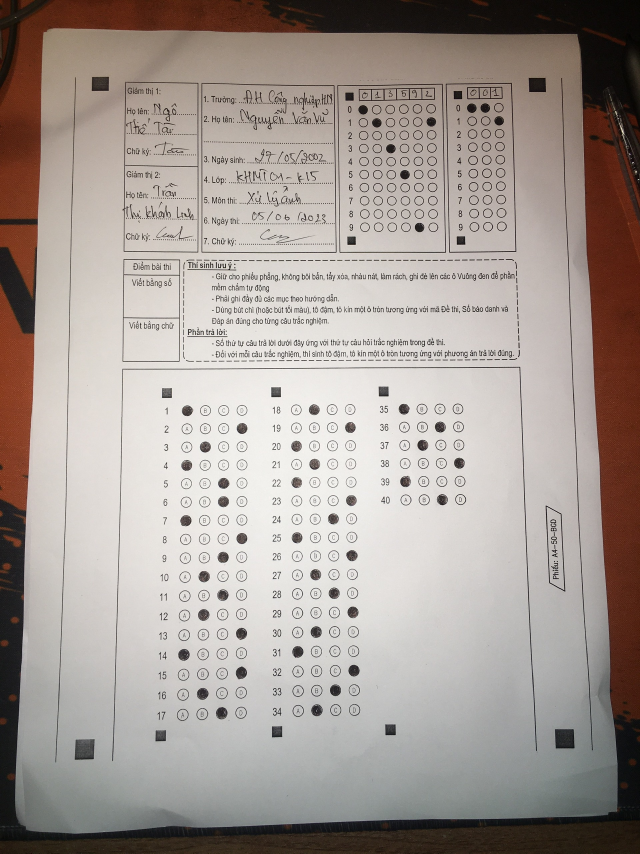
#> input picture dataset/IMAGE/001.jpg, 1920 x 2560 px, given in place of test.mp4, which was not available (shown at 1/3 size)
$ python main.py
#> lines starting #> are read from the running program, lines starting #| are printed output that depends on the picture; after the words box and inside, x2 and y2 are one past the last pixel; in counts of white or black regions, pixels touching at a corner belong together; pictures that were not available may be replaced by others from this repository, and a replacement may not be noted
import cv2
import numpy as np
import matplotlib.pyplot as plt
from lib.threshold import auto_threshold
from lib.morphological import change_brightness, erode, dilate

def nothing(x):
    pass


def initializeTrackbars(intialTracbarVals=0):
    cv2.namedWindow("Trackbars")
    cv2.resizeWindow("Trackbars", 360, 240)
    cv2.createTrackbar("Threshold1", "Trackbars", 200,255, nothing)
    cv2.createTrackbar("Threshold2", "Trackbars", 200, 255, nothing)

def valTrackbars():
    Threshold1 = cv2.getTrackbarPos("Threshold1", "Trackbars")
    Threshold2 = cv2.getTrackbarPos("Threshold2", "Trackbars")
    src = Threshold1,Threshold2
    return src

def tracking_white(image, origin=None):
    # temp = cv2.cvtColor(image,cv2.COLOR_GRAY2RGB)
    hsv = cv2.cvtColor(image, cv2.COLOR_BGR2HSV)
    sensitivity = 80
    lower_white = np.array([0,0,255-sensitivity])
    upper_white = np.array([255,sensitivity,255])
    mask = cv2.inRange(hsv, lower_white, upper_white)
    res = cv2.bitwise_and(image,image, mask= mask)
    return res


initializeTrackbars()

cap = cv2.VideoCapture("dataset\\IMAGE\\test\\test.mp4")

if (cap.isOpened()== False):
    print("Error opening video file")

width  = 500
height = 600
# print(width)
frame_width = int(width * 2)
frame_height = int(height)

size = (frame_width, frame_height)

# Below VideoWriter object will create
# a frame of above defined The output
# is stored in 'filename.avi' file.
result = cv2.VideoWriter('dataset\\IMAGE\\test\\output.mp4', -1, 30.0, size)

while 1:
    _, frame = cap.read()
#> frame is the input picture: shape (2560, 1920, 3); mean B, G, R 150.5, 156.3, 165.8

    if _ == True:
        image = frame.copy()
        # image = cv2.rotate(image, cv2.ROTATE_90_CLOCKWISE)
        image = cv2.resize(image, (width, height))
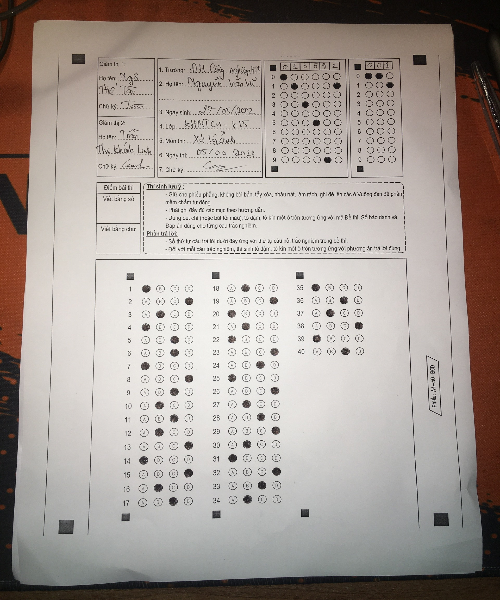
#> image: shape (600, 500, 3); mean B, G, R 150.4, 156.2, 165.7
        gray  = cv2.cvtColor(image, cv2.COLOR_BGR2GRAY)
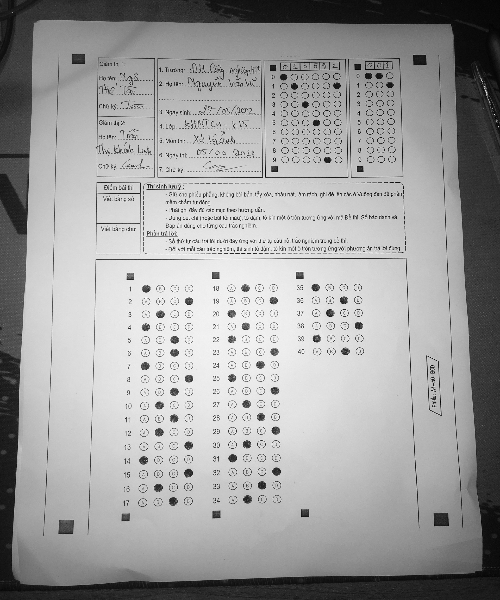
#> gray: shape (600, 500); min 2, max 253, mean 158.4
        thres = valTrackbars()
        gauss = cv2.GaussianBlur(gray, (5, 5), 1)
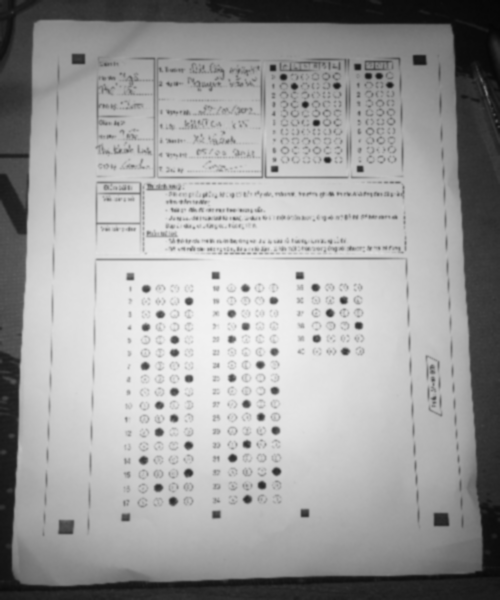
#> gauss: shape (600, 500); min 5, max 242, mean 158.4

        img_thres = cv2.Canny(gauss,200,255)
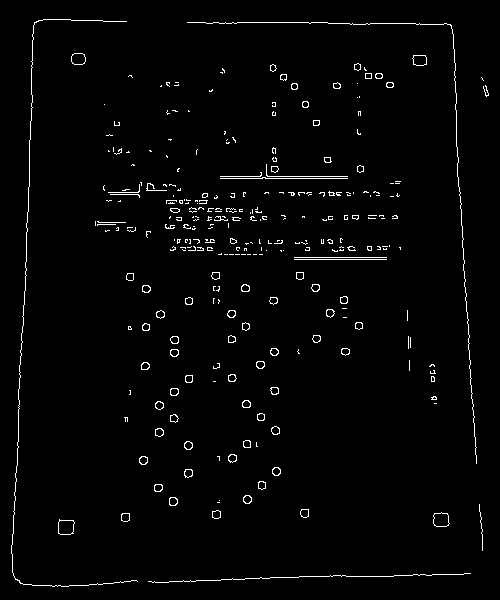
#> img_thres: shape (600, 500); 2% white in thin lines or dots


        # OPEN
        kernel = np.ones((5, 5))
        imgDial = cv2.dilate(img_thres, kernel, iterations=2)
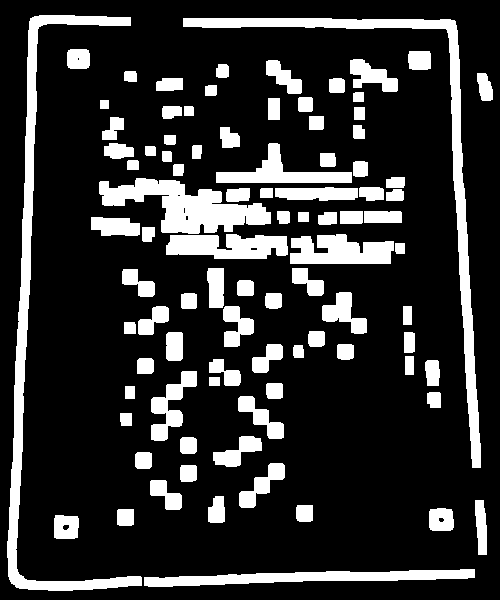
#> imgDial: shape (600, 500); 19.1% white; 91 white regions, largest, box (x1, y1, x2, y2) and area: (7, 15, 142, 591) 7551, (183, 18, 481, 468) 6867, (99, 178, 271, 234) 4748
        # imgDial = img_thres.copy()
        imgThreshold = cv2.erode(imgDial, kernel, iterations=1)
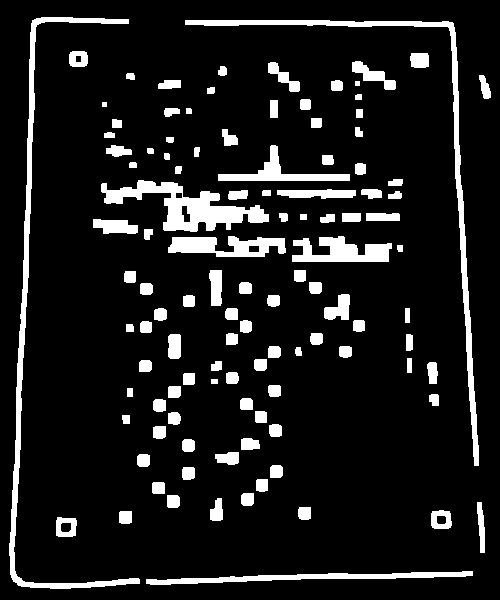
#> imgThreshold: shape (600, 500); 11.1% white; 111 white regions, largest, box (x1, y1, x2, y2) and area: (9, 17, 140, 589) 4223, (185, 20, 479, 466) 3863, (101, 180, 269, 232) 3387
        # OPEN

        cv2.imshow('origin', image)
        cv2.imshow('output', imgThreshold)

        temp = np.concatenate((image, cv2.cvtColor(imgThreshold, cv2.COLOR_GRAY2BGR)), axis= 1)
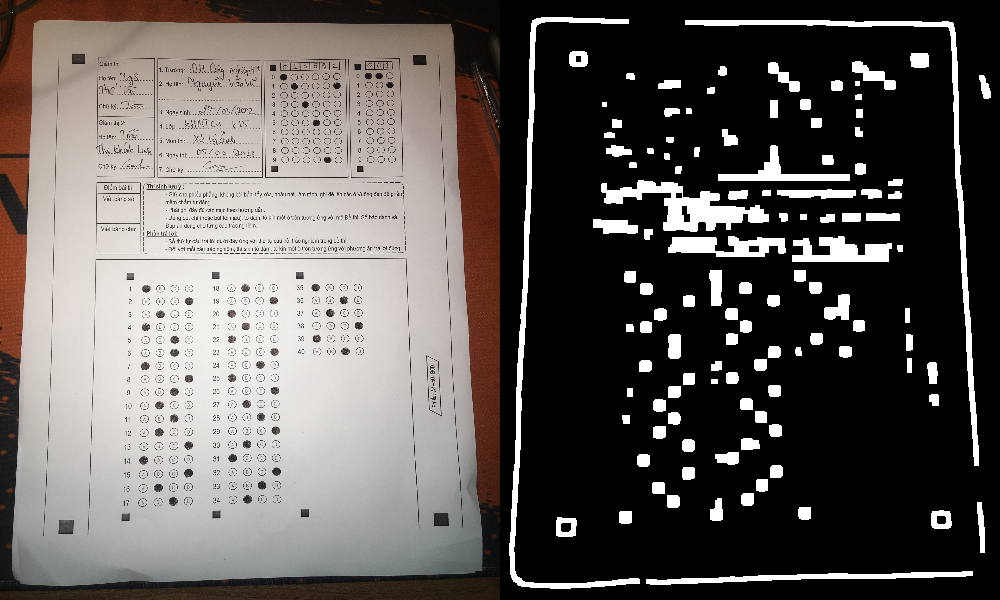
#> temp: shape (600, 1000, 3); mean B, G, R 89.4, 92.3, 97
        result.write(temp)
        if cv2.waitKey(1) & 0xFF == ord('x'):
#> (key x is pressed here)
            break
    else:
        break
result.release()
cap.release()
cv2.destroyAllWindows()

$ run again, on dataset/IMAGE/002.jpg
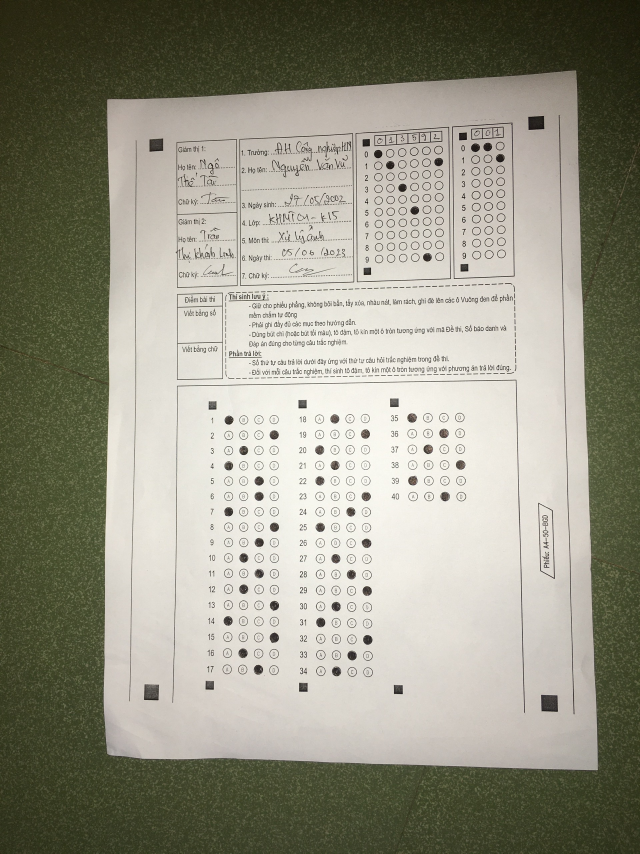
#> input picture dataset/IMAGE/002.jpg, 1920 x 2560 px, given in place of test.mp4, which was not available (shown at 1/3 size)
#> frame is the input picture: shape (2560, 1920, 3); mean B, G, R 133.6, 149.1, 150.5
#> `img_thres = cv2.Canny(gauss,200,255)`:
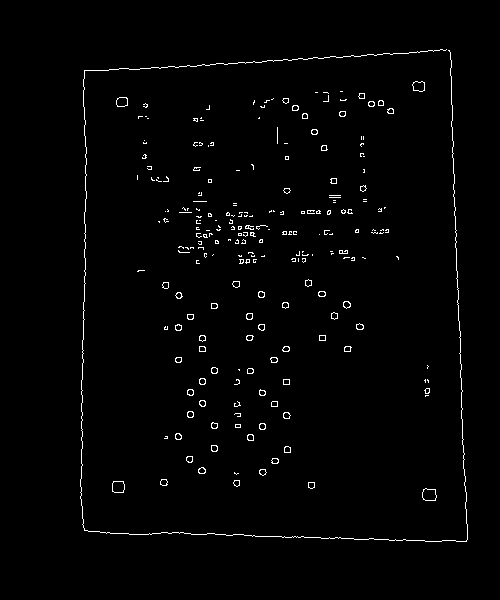
#> img_thres: shape (600, 500); 1.5% white in thin lines or dots, all inside (x1, y1, x2, y2) = (80, 49, 468, 542)
#> imgDial: shape (600, 500); 15.2% white; 72 white regions, largest, box (x1, y1, x2, y2) and area: (76, 45, 472, 546) 16627, (174, 188, 274, 268) 4537, (183, 363, 222, 422) 1063
#> imgThreshold: shape (600, 500); 8.5% white; 90 white regions, largest, box (x1, y1, x2, y2) and area: (78, 47, 470, 544) 9467, (176, 190, 272, 266) 2951, (251, 96, 310, 121) 508
#> `temp = np.concatenate((image, cv2.cvtColor(imgThreshold, cv2.COLOR_GRA..`:
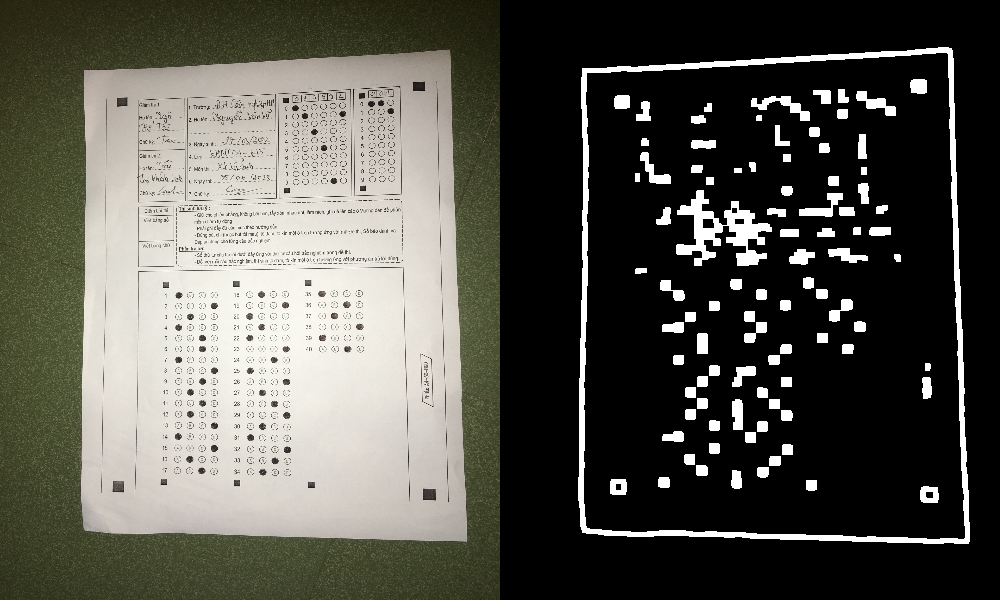
#> temp: shape (600, 1000, 3); mean B, G, R 77.6, 85.4, 86.1

$ run again, on dataset/IMAGE/003.jpg
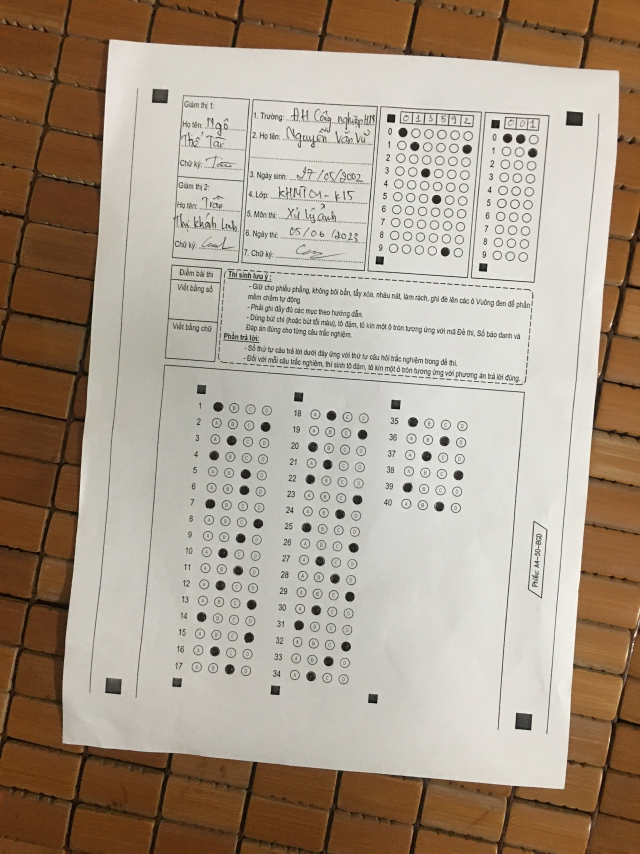
#> input picture dataset/IMAGE/003.jpg, 1920 x 2560 px, given in place of test.mp4, which was not available (shown at 1/3 size)
#> frame is the input picture: shape (2560, 1920, 3); mean B, G, R 138.4, 155, 170
#> `img_thres = cv2.Canny(gauss,200,255)`:
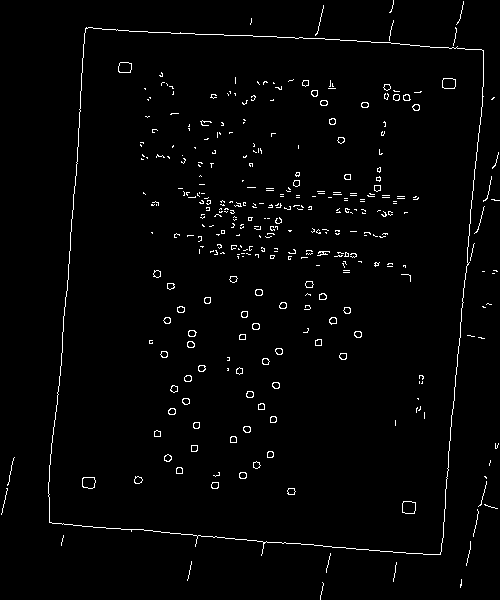
#> img_thres: shape (600, 500); 1.9% white in thin lines or dots
#> imgDial: shape (600, 500); 20.3% white; 82 white regions, largest, box (x1, y1, x2, y2) and area: (44, 0, 500, 577) 20485, (170, 158, 316, 263) 7368, (308, 163, 423, 221) 2771
#> imgThreshold: shape (600, 500); 11.4% white; 106 white regions, largest, box (x1, y1, x2, y2) and area: (46, 0, 500, 575) 11503, (172, 160, 314, 261) 4626, (310, 165, 421, 219) 1674
#> `temp = np.concatenate((image, cv2.cvtColor(imgThreshold, cv2.COLOR_GRA..`:
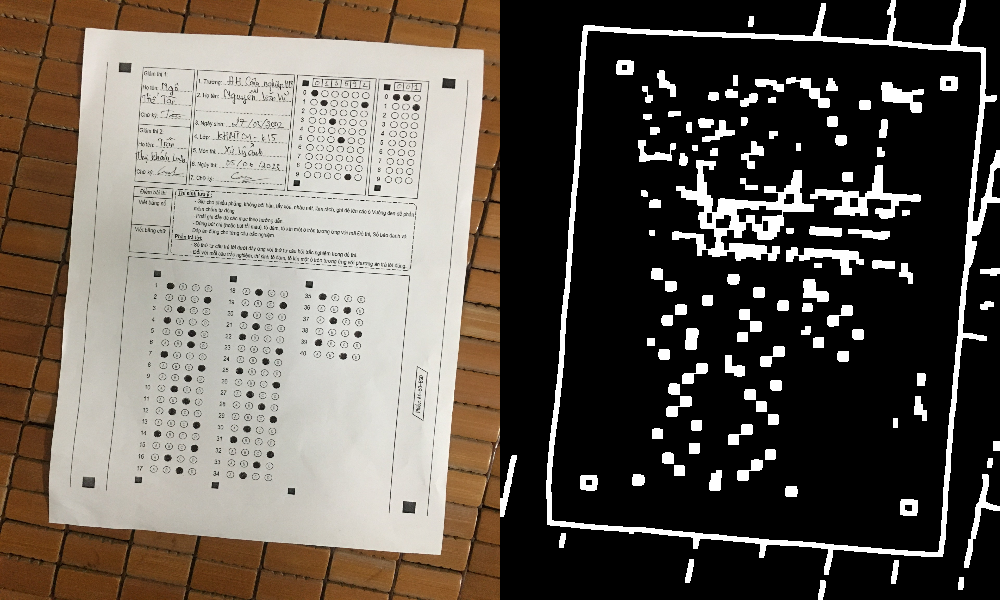
#> temp: shape (600, 1000, 3); mean B, G, R 83.7, 91.9, 99.4

$ run again, on dataset/IMAGE/004.jpg
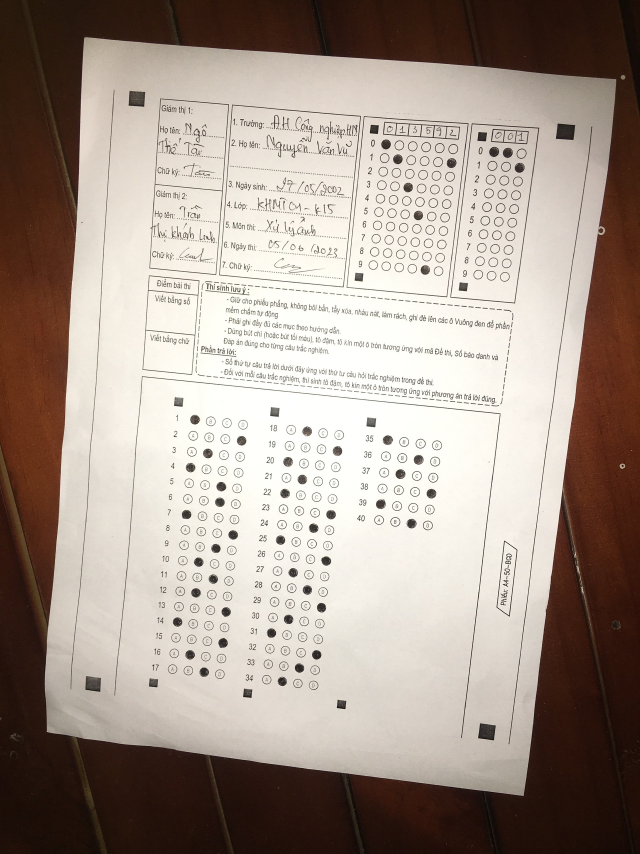
#> input picture dataset/IMAGE/004.jpg, 1920 x 2560 px, given in place of test.mp4, which was not available (shown at 1/3 size)
#> frame is the input picture: shape (2560, 1920, 3); mean B, G, R 143.1, 152.9, 166.4
#> img_thres: shape (600, 500); 1.8% white in thin lines or dots, all inside (x1, y1, x2, y2) = (34, 26, 489, 560)
#> imgDial: shape (600, 500); 19.5% white; 92 white regions, largest, box (x1, y1, x2, y2) and area: (30, 22, 493, 564) 17930, (121, 186, 220, 256) 3362, (215, 75, 358, 125) 3276
#> imgThreshold: shape (600, 500); 10.9% white; 111 white regions, largest, box (x1, y1, x2, y2) and area: (32, 24, 491, 562) 10046, (217, 77, 356, 123) 2136, (288, 262, 391, 294) 1216
#> `temp = np.concatenate((image, cv2.cvtColor(imgThreshold, cv2.COLOR_GRA..`:
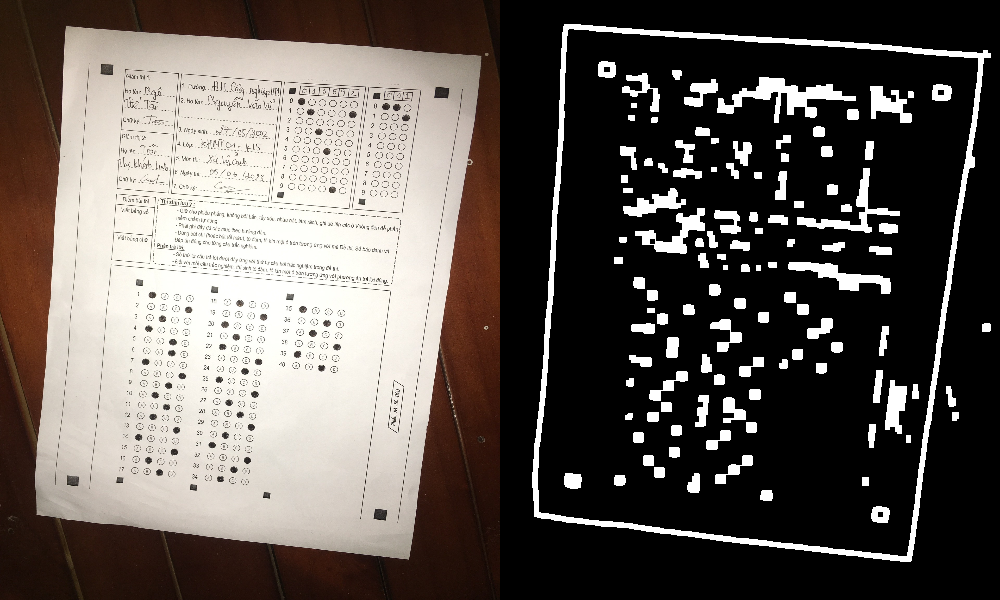
#> temp: shape (600, 1000, 3); mean B, G, R 85.4, 90.3, 97.1
